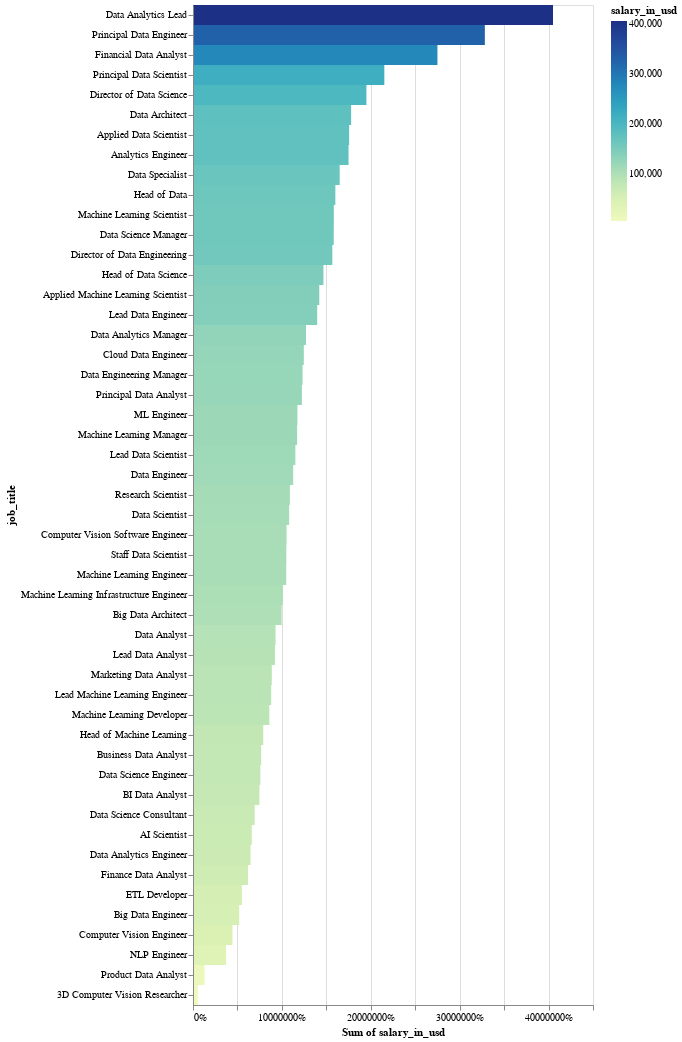

Notebook code for this chart:
### Markdown cell above
# **Average salary by Job title**

---



---

### Code cell
source = df2.groupby('job_title').mean(['salary_in_usd']).reset_index()

alt.Chart(source).mark_rect().encode(
    y=alt.Y('job_title:N', sort='-x'),
    color='salary_in_usd:Q',
    x=alt.X('sum(salary_in_usd):Q', stack="normalize")
)

### Figure 1 — Vega-Lite specification as saved in the notebook (floating-point values rounded to 4 significant figures)
{"config": {"view": {"continuousWidth": 400, "continuousHeight": 300}}, "data": {"name": "data-0dbd4e580b98ecfebc210bd9e433f1c3"}, "mark": "rect", "encoding": {"color": {"field": "salary_in_usd", "type": "quantitative"}, "x": {"aggregate": "sum", "field": "salary_in_usd", "stack": "normalize", "type": "quantitative"}, "y": {"field": "job_title", "sort": "-x", "type": "nominal"}}, "$schema": "https://vega.github.io/schema/vega-lite/v4.17.0.json", "datasets": {"data-0dbd4e580b98ecfebc210bd9e433f1c3": [{"job_title": "3D Computer Vision Researcher", "salary_in_usd": 5409.0}, {"job_title": "AI Scientist", "salary_in_usd": 66140.0}, {"job_title": "Analytics Engineer", "salary_in_usd": 175000.0}, {"job_title": "Applied Data Scientist", "salary_in_usd": 175700.0}, {"job_title": "Applied Machine Learning Scientist", "salary_in_usd": 142100.0}, {"job_title": "BI Data Analyst", "salary_in_usd": 74760.0}, {"job_title": "Big Data Architect", "salary_in_usd": 99700.0}, {"job_title": "Big Data Engineer", "salary_in_usd": 51970.0}, {"job_title": "Business Data Analyst", "salary_in_usd": 76690.0}, {"job_title": "Cloud Data Engineer", "salary_in_usd": 124600.0}, {"job_title": "Computer Vision Engineer", "salary_in_usd": 44420.0}, {"job_title": "Computer Vision Software Engineer", "salary_in_usd": 105200.0}, {"job_title": "Data Analyst", "salary_in_usd": 92890.0}, {"job_title": "Data Analytics Engineer", "salary_in_usd": 64800.0}, {"job_title": "Data Analytics Lead", "salary_in_usd": 405000.0}, {"job_title": "Data Analytics Manager", "salary_in_usd": 127100.0}, {"job_title": "Data Architect", "salary_in_usd": 177900.0}, {"job_title": "Data Engineer", "salary_in_usd": 112700.0}, {"job_title": "Data Engineering Manager", "salary_in_usd": 123200.0}, {"job_title": "Data Science Consultant", "salary_in_usd": 69420.0}, {"job_title": "Data Science Engineer", "salary_in_usd": 75800.0}, {"job_title": "Data Science Manager", "salary_in_usd": 158300.0}, {"job_title": "Data Scientist", "salary_in_usd": 108200.0}, {"job_title": "Data Specialist", "salary_in_usd": 165000.0}, {"job_title": "Director of Data Engineering", "salary_in_usd": 156700.0}, {"job_title": "Director of Data Science", "salary_in_usd": 195100.0}, {"job_title": "ETL Developer", "salary_in_usd": 54960.0}, {"job_title": "Finance Data Analyst", "salary_in_usd": 61900.0}, {"job_title": "Financial Data Analyst", "salary_in_usd": 275000.0}, {"job_title": "Head of Data", "salary_in_usd": 160200.0}, {"job_title": "Head of Data Science", "salary_in_usd": 146700.0}, {"job_title": "Head of Machine Learning", "salary_in_usd": 79040.0}, {"job_title": "Lead Data Analyst", "salary_in_usd": 92200.0}, {"job_title": "Lead Data Engineer", "salary_in_usd": 139700.0}, {"job_title": "Lead Data Scientist", "salary_in_usd": 115200.0}, {"job_title": "Lead Machine Learning Engineer", "salary_in_usd": 87930.0}, {"job_title": "ML Engineer", "salary_in_usd": 117500.0}, {"job_title": "Machine Learning Developer", "salary_in_usd": 85860.0}, {"job_title": "Machine Learning Engineer", "salary_in_usd": 104900.0}, {"job_title": "Machine Learning Infrastructure Engineer", "salary_in_usd": 101100.0}, {"job_title": "Machine Learning Manager", "salary_in_usd": 117100.0}, {"job_title": "Machine Learning Scientist", "salary_in_usd": 158400.0}, {"job_title": "Marketing Data Analyst", "salary_in_usd": 88650.0}, {"job_title": "NLP Engineer", "salary_in_usd": 37240.0}, {"job_title": "Principal Data Analyst", "salary_in_usd": 122500.0}, {"job_title": "Principal Data Engineer", "salary_in_usd": 328300.0}, {"job_title": "Principal Data Scientist", "salary_in_usd": 215200.0}, {"job_title": "Product Data Analyst", "salary_in_usd": 13040.0}, {"job_title": "Research Scientist", "salary_in_usd": 109000.0}, {"job_title": "Staff Data Scientist", "salary_in_usd": 105000.0}]}}
